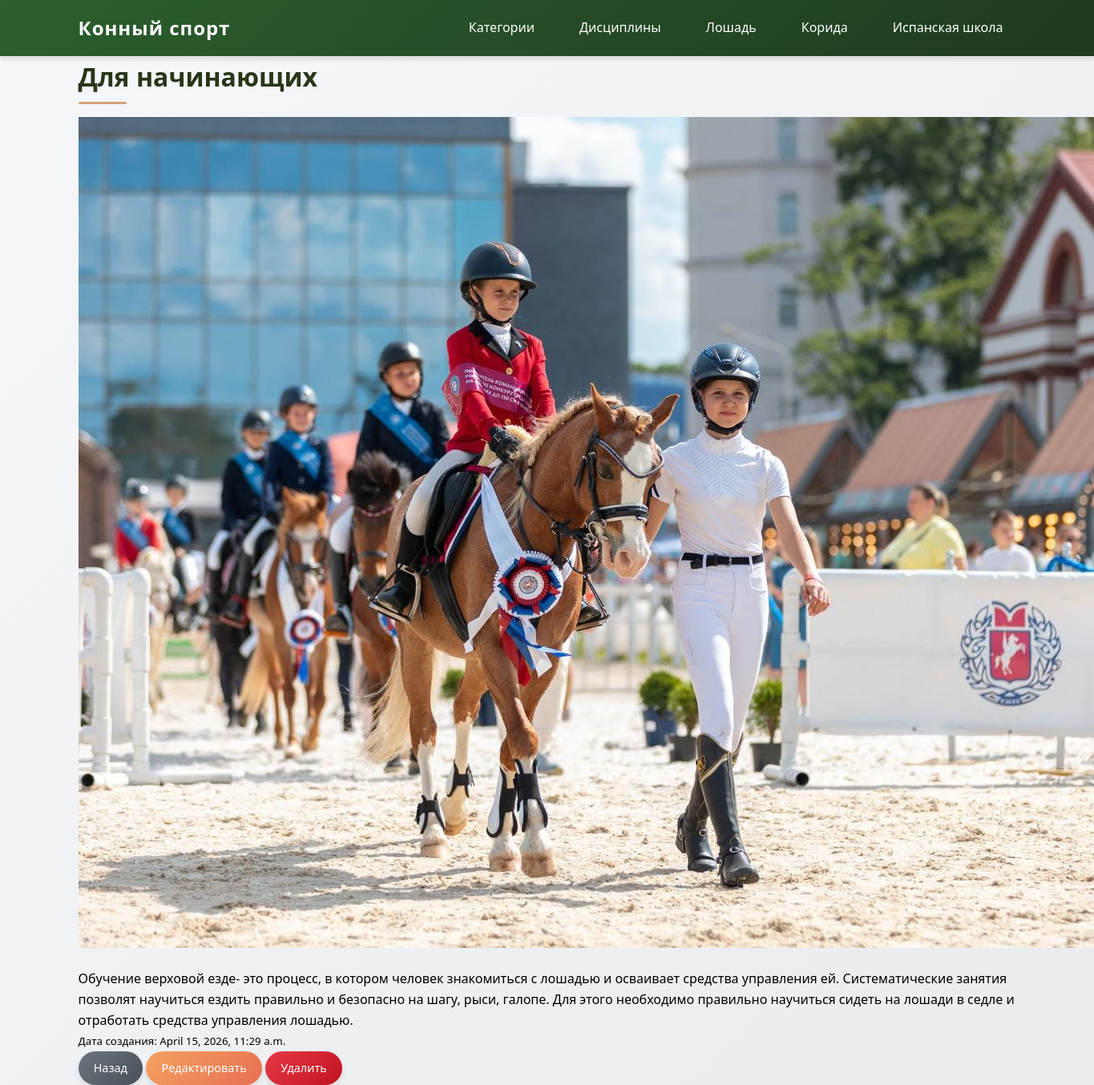
The page /categories/5/ on the database its author committed.
### module_project/models.py (models this page shows, shortened)
class Category(models.Model):
    name = models.CharField(max_length=100, verbose_name="Название")
    description = models.TextField(blank=True, verbose_name="Описание")
    image = models.ImageField(upload_to='categories/', blank=True, null=True, verbose_name="Изображение")
    created_at = models.DateTimeField(auto_now_add=True, verbose_name="Дата создания")
    class Meta:
        verbose_name = "Категория"
        verbose_name_plural = "Категории"
        ordering = ['name']

### module_project/views.py (the view)
# urls.py: path('categories/<int:pk>/', views.CategoryDetailView.as_view(), name='category_detail'),
class CategoryDetailView(DetailView):
    model = Category
    template_name = 'category_detail.html'

### module_project/templates/category_detail.html
{% extends 'base.html' %}
{% block content %}
<h1>{{ category.name }}</h1>
{% if category.image %}
    <img src="{{ category.image.url }}" class="img-fluid mb-3" alt="{{ category.name }}">
{% endif %}
<p>{{ category.description }}</p>
<p><small>Дата создания: {{ category.created_at }}</small></p>
<a href="{% url 'module_project:category_list' %}" class="btn btn-secondary">Назад</a>
<a href="{% url 'module_project:category_update' category.pk %}" class="btn btn-warning">Редактировать</a>
<a href="{% url 'module_project:category_delete' category.pk %}" class="btn btn-danger">Удалить</a>
{% endblock %}

### static/style.css (style rules this page uses)
:root { --primary: #2c5f2d; --primary-dark: #1e3a1f; --secondary: #8b5a2b; --accent: #d4a373; --light: #fefae0; --dark: #283618; --gray: #606c38; --white: #ffffff; --shadow: 0 4px 6px rgba(0, 0, 0, 0.1); --shadow-hover: 0 10px 20px rgba(0, 0, 0, 0.15); --transition: all 0.3s ease; }
* { margin: 0; padding: 0; box-sizing: border-box; }
body { font-family: 'Segoe UI', Tahoma, Geneva, Verdana, sans-serif; line-height: 1.6; background: linear-gradient(135deg, #f5f7fa 0%, #e9ecef 100%); min-height: 100vh; }
h1, h2, h3 { color: var(--dark); margin-bottom: 1.5rem; position: relative; display: inline-block; }
h1::after, h2::after { content: ''; position: absolute; bottom: -8px; left: 0; width: 60px; height: 3px; background: var(--accent); border-radius: 2px; }
h1 { font-size: 2rem; }
.btn { display: inline-block; padding: 0.6rem 1.2rem; text-decoration: none; border-radius: 25px; border: none; cursor: pointer; font-size: 0.9rem; font-weight: 500; transition: var(--transition); box-shadow: var(--shadow); }
.btn-warning { background: linear-gradient(135deg, #f4a261 0%, #e76f51 100%); color: white; }
.btn-danger { background: linear-gradient(135deg, #e63946 0%, #c1121f 100%); color: white; }
.btn-secondary { background: linear-gradient(135deg, #6c757d 0%, #495057 100%); color: white; }
.mb-3 { margin-bottom: 1.2rem; }

### rows shown on the page
Category: name "Для начинающих", image (picture), description "Обучение верховой езде- это процесс, в котором человек знакомиться с лошадью и осваивает средства управления ей. Систематические занятия позволят научиться ездить правильно и безопасно на шагу, рыси, галопе. Для этого необходимо правильно научиться сидеть на лошади в седле и отработать средства управления лошадью.", created_at "April 15, 2026, 11:29 a.m."
